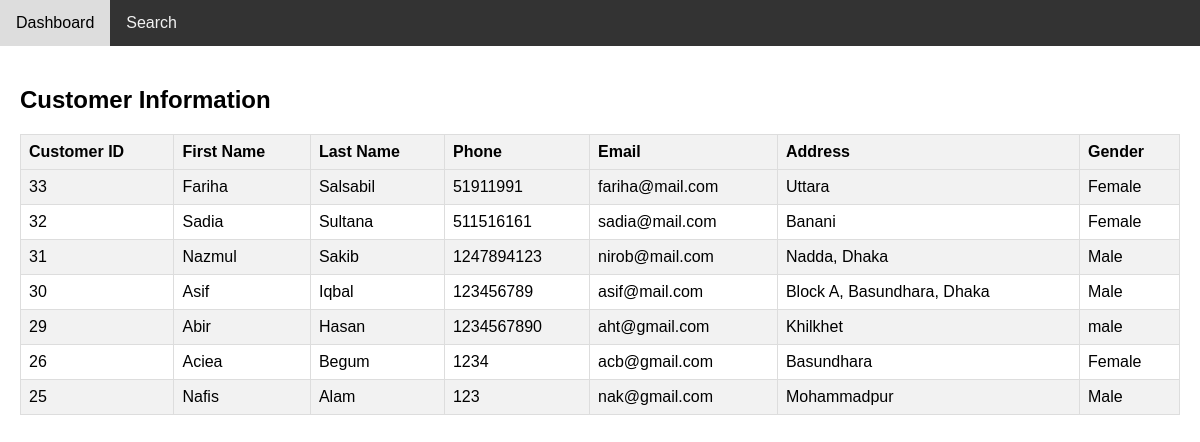
/Restaurant/customer/customer_info.php (signed in), run on the app's committed database.
### tables this page shows
CREATE TABLE `customer` (
  `Customer_ID` int(10) NOT NULL,
  `First Name` varchar(30) DEFAULT NULL,
  `Last Name` varchar(30) DEFAULT NULL,
  `user name` varchar(50) DEFAULT NULL,
  `password` varchar(60) NOT NULL,
  `Phone` int(11) DEFAULT NULL,
  `Email` varchar(30) DEFAULT NULL,
  `Address` varchar(50) NOT NULL,
  `Gender` varchar(10) DEFAULT NULL,
  `Restaurant_ID` int(10) NOT NULL
);

### Restaurant/customer/customer_info.php (the view, shortened to what this page needs)
<!DOCTYPE html>
<html>
<head>
    <link rel="stylesheet" type="text/css" href="customer_info.css">
    <link rel="stylesheet" href="https://cdnjs.cloudflare.com/ajax/libs/font-awesome/4.7.0/css/font-awesome.min.css">
</head>
<body>
<div class="topnav">
  <a href="http://localhost/dbdine/Restaurant/r_dashboard/r_dashboard.php">Dashboard</a>
  <a href="http://localhost/dbdine/Restaurant/customer/customer_search.php">Search</a>
</div>
<div class="content">
  <h2>Customer Information</h2>
  <?php
    include("../../admin/db.php");
    $restaurant_id = $_SESSION['Restaurant_ID'];
    $sql = "SELECT * FROM customer WHERE Restaurant_ID = ? ORDER BY Customer_ID DESC";
    $stmt = $conn->prepare($sql);
    $stmt->bind_param("i", $restaurant_id);
    $stmt->execute();
    $result = $stmt->get_result();
    echo "<table border='1'>";
    echo "<tr>
    <th>Customer ID</th>
    <th>First Name</th>
    <th>Last Name</th>
    <th>Phone</th>
    <th>Email</th>
    <th>Address</th>
    <th>Gender</th>
    </tr>";
    while($row = $result->fetch_assoc()) {
        echo "<tr>
        <td>".$row["Customer_ID"]."</td>
        <td>".$row["First Name"]."</td>
        <td>".$row["Last Name"]."</td>
        <td>".$row["Phone"]."</td>
        <td>".$row["Email"]."</td>
        <td>".$row["Address"]."</td>
        <td>".$row["Gender"]."</td>
        </tr>";
    }
    echo "</table>";
  ?>
</div>
</body>
</html>

### Restaurant/customer/customer_info.css (style rules this page uses)
body { font-family: Arial, sans-serif; margin: 0; padding: 0; }
.topnav { overflow: hidden; background-color: #333; }
.topnav a { float: left; color: #f2f2f2; text-align: center; padding: 14px 16px; text-decoration: none; }
.content { padding: 20px; }
table { border-collapse: collapse; width: 100%; border: 1px solid #ddd; }
th, td { border: 1px solid #ddd; padding: 8px; text-align: left; }
th { background-color: #f2f2f2; }
tr:nth-child(even) { background-color: #f2f2f2; }

### data on the page
customer: Customer_ID "33", First Name "Fariha", Last Name "Salsabil", Phone "51911991", Email "fariha@mail.com", Address "Uttara", Gender "Female"
customer: Customer_ID "32", First Name "Sadia", Last Name "Sultana", Phone "511516161", Email "sadia@mail.com", Address "Banani", Gender "Female"
customer: Customer_ID "31", First Name "Nazmul", Last Name "Sakib", Phone "1247894123", Email "nirob@mail.com", Address "Nadda, Dhaka", Gender "Male"
customer: Customer_ID "30", First Name "Asif", Last Name "Iqbal", Phone "123456789", Email "asif@mail.com", Address "Block A, Basundhara, Dhaka", Gender "Male"
customer: Customer_ID "29", First Name "Abir", Last Name "Hasan", Phone "1234567890", Email "aht@gmail.com", Address "Khilkhet", Gender "male"
customer: Customer_ID "26", First Name "Aciea", Last Name "Begum", Phone "1234", Email "acb@gmail.com", Address "Basundhara", Gender "Female"
customer: Customer_ID "25", First Name "Nafis", Last Name "Alam", Phone "123", Email "nak@gmail.com", Address "Mohammadpur", Gender "Male"
